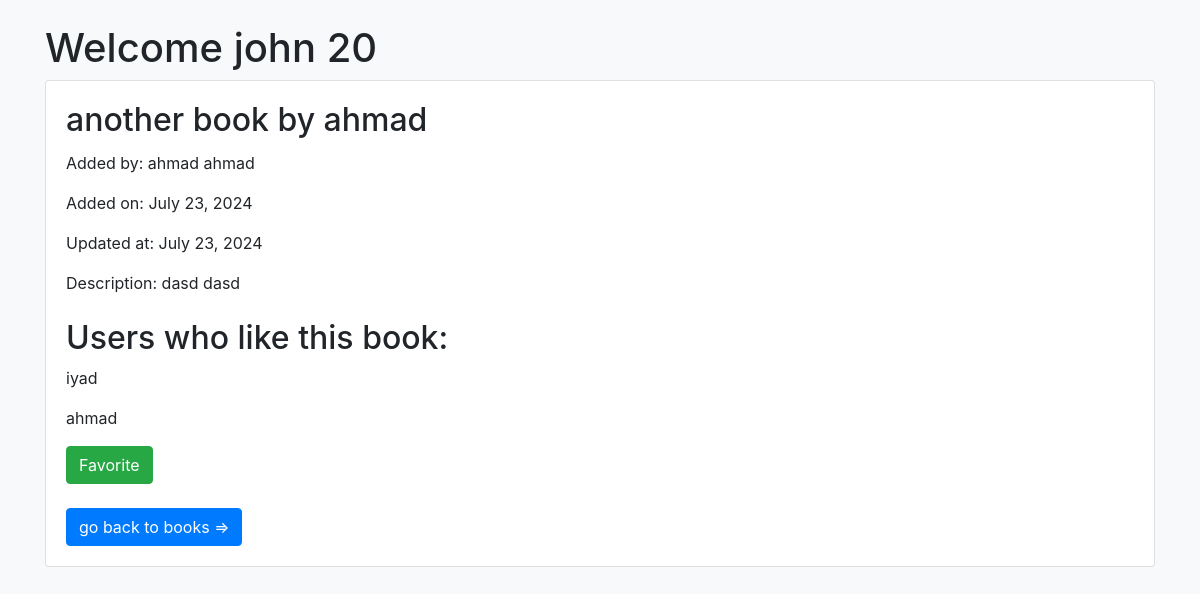
The app's page /books/14/ (signed in) with its own data.
### myapp/models.py (models this page shows)
class User(models.Model):
    firstname = models.CharField(max_length=45)
    lastname = models.CharField(max_length=45)
    email = models.CharField(max_length=45)
    password = models.CharField(max_length=255)
    created_at = models.DateField(auto_now_add=True)
    updated_at = models.DateField(auto_now=True)
    objects = UserManager()

class Book(models.Model):
    title = models.CharField(max_length=255)
    desc  = models.TextField()
    users_who_like = models.ManyToManyField(User, related_name="liked_books")
    uploaded_by = models.ForeignKey(User, on_delete=models.CASCADE, related_name="uploaded_books")
    created_at = models.DateField(auto_now_add=True)
    updated_at = models.DateField(auto_now=True)
    objects = BookManager()

### myapp/views.py (the view)
# urls.py: path('books/<int:id>/', views.book_detail, name='book_detail'),
def book_detail(request,id):
    if 'user_id' not in request.session:
        return redirect('/')
    book = get_bookid(id)
    user = get_userid(request.session['user_id'])
    context = {
        'book': book,
        'user':user
    }
    return render(request,'book_detail.html',context)

### myapp/models.py (called while the page is built)
def get_userid(id):
    return User.objects.get(id = id)

def get_bookid(id):
    return Book.objects.get(id = id)

### myapp/templates/book_detail.html (shortened to what this page needs)
<!DOCTYPE html>
<html lang="en">
<head>
    <link rel="stylesheet" href="https://stackpath.bootstrapcdn.com/bootstrap/4.5.2/css/bootstrap.min.css">
</head>
<body class="bg-light">
    <div class="container mt-4">
        <h1>Welcome {{ user.firstname }} {{user.id}}</h1>
        <div class="card">
            <div class="card-body">
                <h2 class="card-title">{{ book.title }}</h2>
                <p class="card-text">Added by: {{ book.uploaded_by.firstname }} {{ book.uploaded_by.lastname }}</p>
                <p class="card-text">Added on: {{ book.created_at }}</p>
                <p class="card-text">Updated at: {{ book.updated_at }}</p>
                <p class="card-text">Description: {{ book.desc }}</p>
                <h2 class="mt-4">Users who like this book:</h2>
                {% for user in book.users_who_like.all %}
                    <p>{{ user.firstname }}</p>
                {% endfor %}
                {% if user in book.users_who_like.all %}
                <p class="text-success highlight"><strong>You already like this book</strong></p>
                <a href="/books/{{ book.id }}/unfavorite" class="btn btn-warning">Unfavorite</a>
                {% else %}
                    <a href="/books/{{ book.id }}/favorite" class="btn btn-success">Favorite</a>
                {% endif %}
                <br><br>
                <a href="/books" class="btn btn-primary">go back to books =></a>
            </div>
        </div>
    </div>
</body>
</html>

### records on screen
User: firstname "john", id "20"
Book: title "another book by ahmad", uploaded_by.firstname "ahmad", uploaded_by.lastname "ahmad", created_at "July 23, 2024", updated_at "July 23, 2024", desc "dasd dasd"
User: firstname "iyad"
User: firstname "ahmad"
